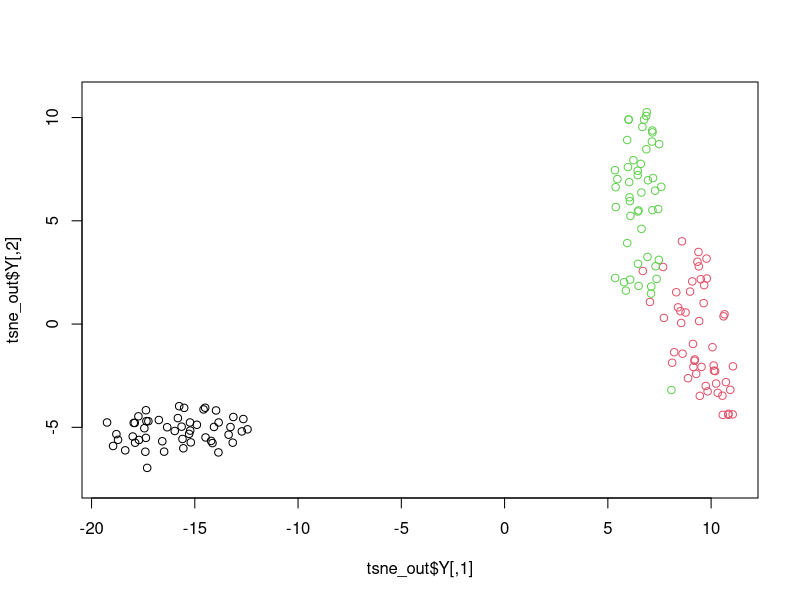

The R script that drew this image:
library(Rtsne) # Load package
iris_unique <- unique(iris) # Remove duplicates
set.seed(42) # Sets seed for reproducibility
tsne_out <- Rtsne(as.matrix(iris_unique[,1:4])) # Run TSNE
plot(tsne_out$Y,col=iris_unique$Species,asp=1) # Plot the result
